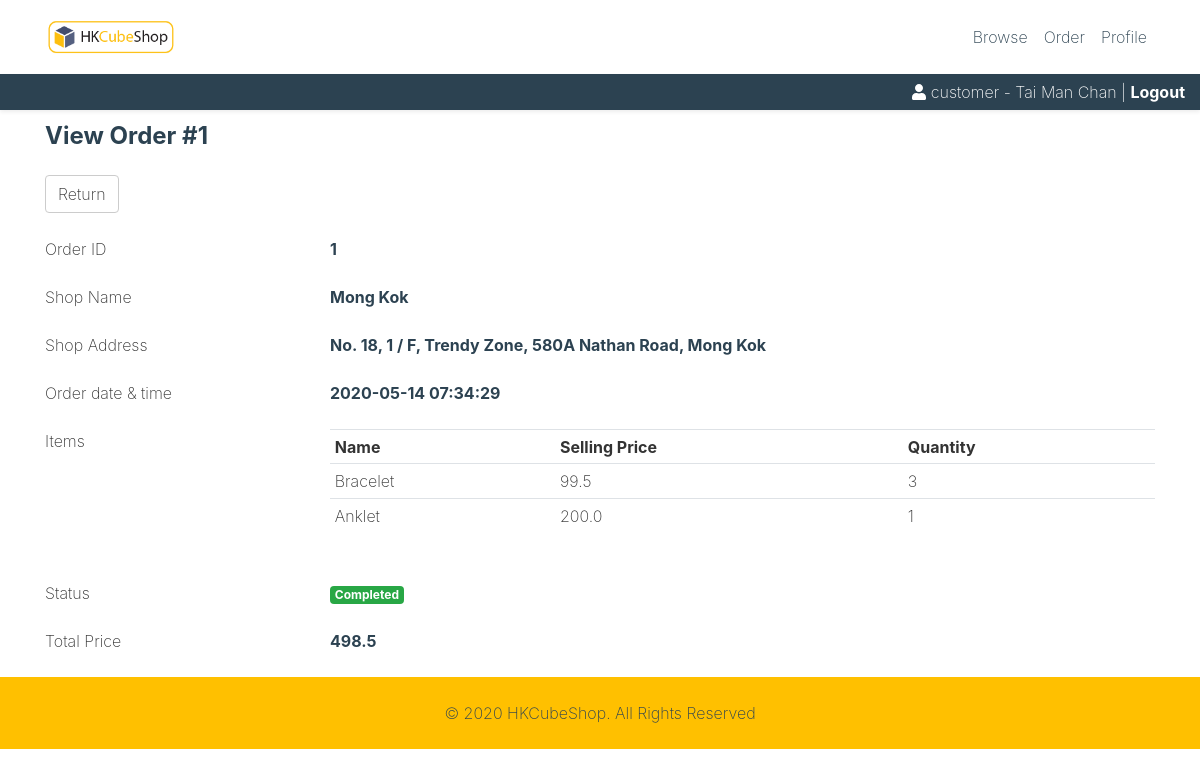
/view-order.php?orderID=1 (signed in), run on the app's committed database.
### tables this page shows
CREATE TABLE `Orders` (
  `orderID` int(10) NOT NULL AUTO_INCREMENT,
  `customerEmail` varchar(50) NOT NULL,
  `consignmentStoreID` int(10) NOT NULL,
  `shopID` int(6) NOT NULL,
  `orderDateTime` datetime DEFAULT CURRENT_TIMESTAMP,
  `status` int(1) NOT NULL COMMENT 'The orders should include 3 statuses:  \n1.     “Delivery”: The parts are delivering to shop  \n2.     “Awaiting”: Goods are ready for pick up  \n3.     “Completed”: The goods has been picked up from customer  ',
  `totalPrice` decimal(10,1) NOT NULL,
  PRIMARY KEY (`orderID`),
  KEY `FKOrders837071` (`customerEmail`),
  KEY `FKOrders959018` (`consignmentStoreID`,`shopID`),
  CONSTRAINT `FKOrders959018` FOREIGN KEY (`consignmentStoreID`, `shopID`) REFERENCES `ConsignmentStore_Shop` (`consignmentStoreID`, `shopID`),
  CONSTRAINT `orders_ibfk_1` FOREIGN KEY (`customerEmail`) REFERENCES `Customer` (`customerEmail`) ON DELETE CASCADE
);

CREATE TABLE `Shop` (
  `shopID` int(6) NOT NULL AUTO_INCREMENT,
  `address` varchar(255) NOT NULL,
  `shopName` varchar(255) DEFAULT NULL,
  PRIMARY KEY (`shopID`)
);

CREATE TABLE `OrderItem` (
  `orderID` int(10) NOT NULL,
  `goodsNumber` int(10) NOT NULL,
  `quantity` int(7) NOT NULL,
  `sellingPrice` decimal(10,1) NOT NULL,
  KEY `FKOrderItem915607` (`orderID`),
  KEY `FKOrderItem82428` (`goodsNumber`),
  CONSTRAINT `FKOrderItem82428` FOREIGN KEY (`goodsNumber`) REFERENCES `Goods` (`goodsNumber`),
  CONSTRAINT `orderitem_ibfk_1` FOREIGN KEY (`orderID`) REFERENCES `Orders` (`orderID`) ON DELETE CASCADE
);

CREATE TABLE `Goods` (
  `goodsNumber` int(10) NOT NULL AUTO_INCREMENT,
  `consignmentStoreID` int(10) NOT NULL,
  `goodsName` varchar(255) NOT NULL,
  `stockPrice` decimal(10,1) NOT NULL,
  `remainingStock` int(7) NOT NULL DEFAULT '0',
  `status` int(1) NOT NULL COMMENT 'The goods should include 2 stock status:  \n1. “Available”: Show only the available goods.  \n2. “Unavailable”: The goods has been discontinued or not already for sell.  ',
  PRIMARY KEY (`goodsNumber`),
  KEY `FKGoods866951` (`consignmentStoreID`),
  CONSTRAINT `FKGoods866951` FOREIGN KEY (`consignmentStoreID`) REFERENCES `ConsignmentStore` (`consignmentStoreID`)
);

### view-order.php (the view, shortened to what this page needs)
<?php
include 'inc/header.php';
$orderID = $conn->real_escape_string($_GET["orderID"]);
$customerEmail = $conn->real_escape_string($_SESSION["customerEmail"]);
$qs = "
select * from orders
inner join shop on orders.ShopID = Shop.ShopID
where orderID = '$orderID' and customerEmail = '$customerEmail'
limit 1
";
$query = mysqli_query($conn, $qs) or die(mysqli_error($conn));
if (mysqli_num_rows($query) > 0){
	$result = mysqli_fetch_assoc($query);
	switch ($result["status"]){
		default:
		$status_text = "Completed";
		$status_context = "success";
		break;
	}
	print("
	<div class='container'>
	<div class='row'>
	<div class='col-12 my-2'>
	<h4 class='text-secondary'>View Order #$result[orderID]</h4>
	</div>
	</div>
	</div>
	<div class='container'>
	<div class='row'>
	<div class='col-12'>
	<a href='manage-orders.php' class='btn btn-default'>Return</a>
	</div>
	</div>
	<div class='row mt-3'>
	<div class='col-12 col-sm-3'>
	Order ID
	</div>
	<div class='col-12 col-sm-9 text-secondary font-weight-bold'>
	$result[orderID]
	</div>
	</div>
	<div class='row mt-3'>
	<div class='col-12 col-sm-3'>
	Shop Name
	</div>
	<div class='col-12 col-sm-9 text-secondary font-weight-bold'>
	$result[shopName]
	</div>
	</div>
	<div class='row mt-3'>
	<div class='col-12 col-sm-3'>
	Shop Address
	</div>
	<div class='col-12 col-sm-9 text-secondary font-weight-bold'>
	$result[address]
	</div>
	</div>
	<div class='row mt-3'>
	<div class='col-12 col-sm-3'>
	Order date & time
	</div>
	<div class='col-12 col-sm-9 text-secondary font-weight-bold'>
	$result[orderDateTime]
	</div>
	</div>
	<div class='row mt-3'>
	<div class='col-12 col-sm-3'>
	Items
	</div>
	<div class='col-12 col-sm-9 text-secondary'>
	<table class='table table-sm'>
	<tr>
	<th>Name</th>
	<th>Selling Price</th>
	<th>Quantity</th>
	</tr>
	");
	$qs = "
	select * from orderitem
	inner join goods on goods.goodsNumber = orderitem.goodsNumber
	where orderID = $orderID
	";
	$query = mysqli_query($conn, $qs) or die(mysqli_error($conn));
	while($orderItem = mysqli_fetch_assoc($query)){
		print("
		<tr>
		<td>$orderItem[goodsName]</td>
		<td>$orderItem[sellingPrice]</td>
		<td>$orderItem[quantity]</td>
		</tr>
		");
	}
	print ("
	</table>
	</div>
	</div>
	<div class='row mt-3'>
	<div class='col-12 col-sm-3'>
	Status
	</div>
	<div class='col-12 col-sm-9 text-secondary font-weight-bold'>
	<span class='badge badge-$status_context'>$status_text</span>
	</div>
	</div>
	<div class='row mt-3'>
	<div class='col-12 col-sm-3'>
	Total Price
	</div>
	<div class='col-12 col-sm-9 text-secondary font-weight-bold'>
	$result[totalPrice]
	</div>
	</div>
	</div>
	");
}
?>
<?php
include 'inc/footer.php';
?>

### css/custom.css (style rules this page uses)
.btn-default { color:#333;background-color:#fff;border-color:#ccc }
.bg-secondary a { color: #F1D92F; }
h1, h2, h3, h4, h5, h6 { font-weight: bold; }

### data on the page
orders: orderID "1", shop.shopName "Mong Kok", shop.address "No. 18, 1 / F, Trendy Zone, 580A Nathan Road, Mong Kok", orderDateTime "2020-05-14 07:34:29", status "Completed", totalPrice "498.5"
orderitem: goodsNumber.goodsName "Bracelet", sellingPrice "99.5", quantity "3"
orderitem: goodsNumber.goodsName "Anklet", sellingPrice "200.0", quantity "1"
